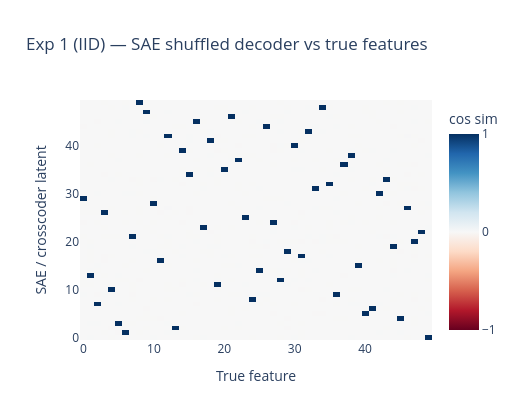
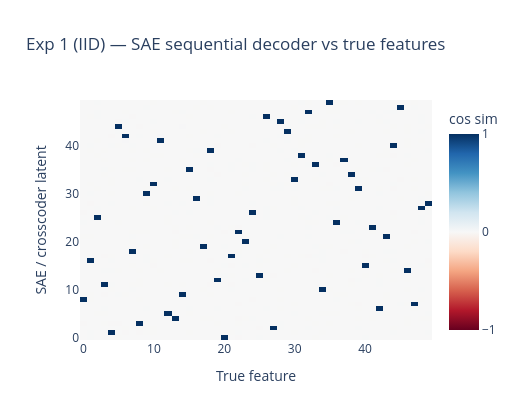
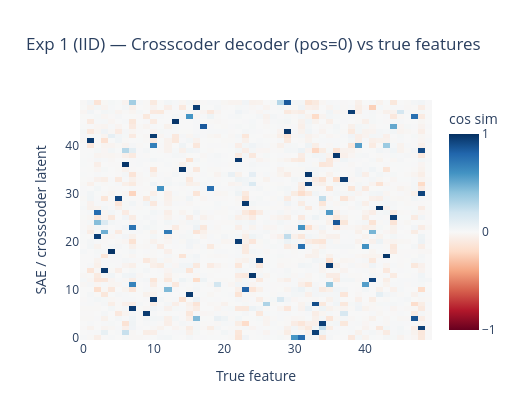

Notebook code cell kept with these figures, in order:
### Code cell
m_sae1_shuf = feature_recovery_score(sae_exp1_shuf.W_dec.T, TRUE_FEATURES)
m_sae1_seq  = feature_recovery_score(sae_exp1_seq.W_dec.T,  TRUE_FEATURES)
m_cross1    = feature_recovery_score(cc_exp1.decoder_directions(pos=0), TRUE_FEATURES)

print('\n=== Exp 1 results ===')
print_recovery('SAE shuffled  ', m_sae1_shuf)
print_recovery('SAE sequential', m_sae1_seq)
print_recovery('Crosscoder    ', m_cross1)

ALL_RESULTS.append({
    'label': 'Exp 1\nIID',
    'sae_shuffled': m_sae1_shuf,
    'sae_sequential': m_sae1_seq,
    'crosscoder': m_cross1,
})

plot_recovery_heatmap(sae_exp1_shuf.W_dec.T, TRUE_FEATURES,
                      title='Exp 1 (IID) — SAE shuffled decoder vs true features')
plot_recovery_heatmap(sae_exp1_seq.W_dec.T, TRUE_FEATURES,
                      title='Exp 1 (IID) — SAE sequential decoder vs true features')
plot_recovery_heatmap(cc_exp1.decoder_directions(pos=0), TRUE_FEATURES,
                      title='Exp 1 (IID) — Crosscoder decoder (pos=0) vs true features')

### Figure 1 — Plotly figure (JSON) as saved in the notebook; plotly's stock layout.template omitted (floating-point values rounded to 4 significant figures; data arrays with more than 128 entries replaced by an {"elided": "..."} marker saying what was removed)
{"data": [{"colorbar": {"dtick": 1, "tickvals": [-1, 0, 1], "title": {"text": "cos sim"}}, "colorscale": [[0, "rgb(103,0,31)"], [0.1, "rgb(178,24,43)"], [0.2, "rgb(214,96,77)"], [0.3, "rgb(244,165,130)"], [0.4, "rgb(253,219,199)"], [0.5, "rgb(247,247,247)"], [0.6, "rgb(209,229,240)"], [0.7, "rgb(146,197,222)"], [0.8, "rgb(67,147,195)"], [0.9, "rgb(33,102,172)"], [1, "rgb(5,48,97)"]], "hovertemplate": "True feature: %{x}<br>SAE latent: %{y}<br>Cos sim: %{z:.3f}<extra></extra>", "type": "heatmap", "z": {"elided": "50x50 float values"}, "zmax": 1, "zmin": -1}], "layout": {"height": 420, "title": {"text": "Exp 1 (IID) — SAE shuffled decoder vs true features"}, "width": 520, "xaxis": {"title": {"text": "True feature"}}, "yaxis": {"title": {"text": "SAE / crosscoder latent"}}}}

### Figure 2 — Plotly figure (JSON) as saved in the notebook; plotly's stock layout.template omitted (floating-point values rounded to 4 significant figures; data arrays with more than 128 entries replaced by an {"elided": "..."} marker saying what was removed)
{"data": [{"colorbar": {"dtick": 1, "tickvals": [-1, 0, 1], "title": {"text": "cos sim"}}, "colorscale": [[0, "rgb(103,0,31)"], [0.1, "rgb(178,24,43)"], [0.2, "rgb(214,96,77)"], [0.3, "rgb(244,165,130)"], [0.4, "rgb(253,219,199)"], [0.5, "rgb(247,247,247)"], [0.6, "rgb(209,229,240)"], [0.7, "rgb(146,197,222)"], [0.8, "rgb(67,147,195)"], [0.9, "rgb(33,102,172)"], [1, "rgb(5,48,97)"]], "hovertemplate": "True feature: %{x}<br>SAE latent: %{y}<br>Cos sim: %{z:.3f}<extra></extra>", "type": "heatmap", "z": {"elided": "50x50 float values"}, "zmax": 1, "zmin": -1}], "layout": {"height": 420, "title": {"text": "Exp 1 (IID) — SAE sequential decoder vs true features"}, "width": 520, "xaxis": {"title": {"text": "True feature"}}, "yaxis": {"title": {"text": "SAE / crosscoder latent"}}}}

### Figure 3 — Plotly figure (JSON) as saved in the notebook; plotly's stock layout.template omitted (floating-point values rounded to 4 significant figures; data arrays with more than 128 entries replaced by an {"elided": "..."} marker saying what was removed)
{"data": [{"colorbar": {"dtick": 1, "tickvals": [-1, 0, 1], "title": {"text": "cos sim"}}, "colorscale": [[0, "rgb(103,0,31)"], [0.1, "rgb(178,24,43)"], [0.2, "rgb(214,96,77)"], [0.3, "rgb(244,165,130)"], [0.4, "rgb(253,219,199)"], [0.5, "rgb(247,247,247)"], [0.6, "rgb(209,229,240)"], [0.7, "rgb(146,197,222)"], [0.8, "rgb(67,147,195)"], [0.9, "rgb(33,102,172)"], [1, "rgb(5,48,97)"]], "hovertemplate": "True feature: %{x}<br>SAE latent: %{y}<br>Cos sim: %{z:.3f}<extra></extra>", "type": "heatmap", "z": {"elided": "50x50 float values"}, "zmax": 1, "zmin": -1}], "layout": {"height": 420, "title": {"text": "Exp 1 (IID) — Crosscoder decoder (pos=0) vs true features"}, "width": 520, "xaxis": {"title": {"text": "True feature"}}, "yaxis": {"title": {"text": "SAE / crosscoder latent"}}}}
